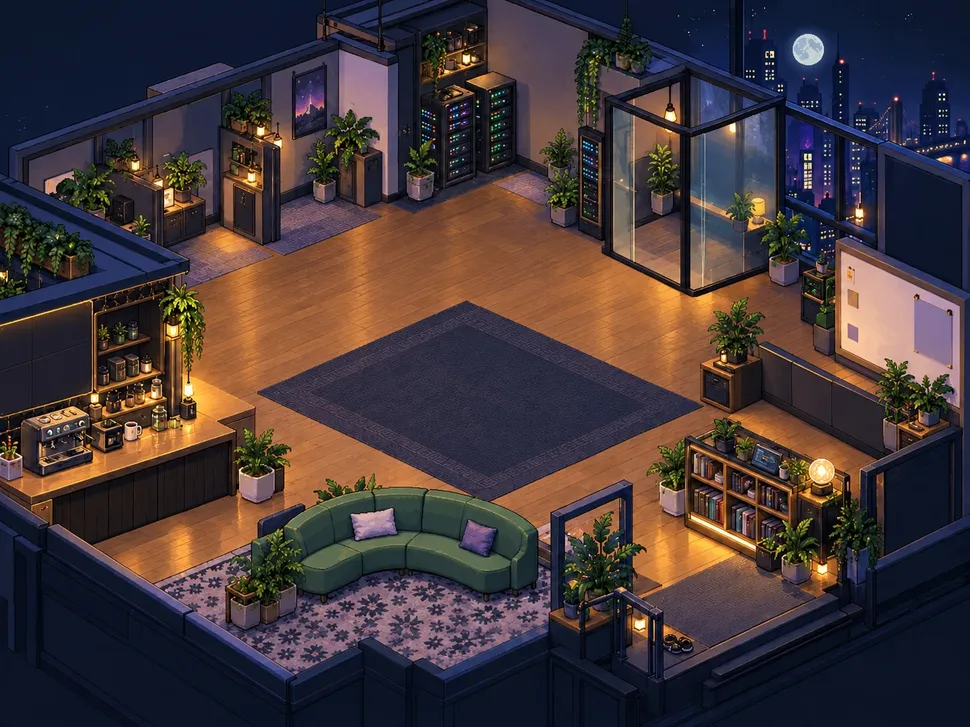
#> input picture BrainX.Client/wwwroot/office/art/room.webp, 970 x 727 px, shrunk from 1448 x 1086 before the run, found by its file name
$ python occluders.py
#> lines starting #> are read from the running program, lines starting #| are printed output that depends on the picture; after the words box and inside, x2 and y2 are one past the last pixel; in counts of white or black regions, pixels touching at a corner belong together
# Derive the occluder layer from the floor the OWNER painted.
#
# Owner (2026-09-20): "ไอ้ที่ต้องบังมันต้องไต่ตามขอบของไง เอไอต้องทำให้จะได้เร็ว
# และบางชิ้นเป็นหน้าต่าง บางอันเป็นพื้น ไม่ใช่หลังตู้ แต่ตัวละครไปอยู่หลังพื้น
# มันผิด".
#
# Two things had to change, and only one of them was the rule.
#
# THE RULE. "Has floor above it" is necessary and not sufficient — a back
# wall, a window and a patch of missed floor all have floor above them, and a
# character can stand in front of none of them. What a real occluder has is
# floor on BOTH sides in its own column: floor above (somewhere to stand
# behind it) and floor below (the ground it stands on, nearer the camera). A
# sofa passes. A wall has no floor below it, only itself. A window has neither.
# A patch of floor is floor, and is thrown out by colour.
#
# THE INPUT. My own floor detection missed the patterned rug in front of the
# sofa — busy print, high local variance — and without that rug the sofa has
# no ground under it and the rule threw the sofa away too. The owner's painted
# mask has that rug, and their walkable layer survived the palette bug intact.
# So the floor comes from their painting, and the occluders are computed from
# it. They paint what they can see; I compute what follows from it.
#
# The result is per-PIXEL, so the outline is the object's own outline — which
# is the "ไต่ตามขอบ" half of the ask. No boxes anywhere.
import io, json, os, sys
import numpy as np
from PIL import Image, ImageDraw

import argparse

ap = argparse.ArgumentParser(
    description="Derive the occluder layer from a painted floor. Reads room.webp + "
                "room-mask.png from a folder and rewrites that mask's blue channel.")
ap.add_argument("art", nargs="?",
                default=os.path.join("BrainX.Client", "wwwroot", "office", "art"),
                help="folder holding room.webp and room-mask.png")
ap.add_argument("-o", "--out", default=None,
                help="where to write the review image (default: the art folder)")
_args = ap.parse_args()
ART = _args.art
OUT = _args.out or ART

plate = Image.open(os.path.join(ART, "room.webp")).convert("RGB")
#> plate is the input picture: PIL image 970x727 RGB; mean R, G, B 68.3, 55.8, 57.4
W, H = plate.size
#> W = 970; H = 727
a = np.asarray(plate, dtype=np.int32)

m = np.asarray(Image.open(os.path.join(ART, "room-mask.png")).convert("RGB"))
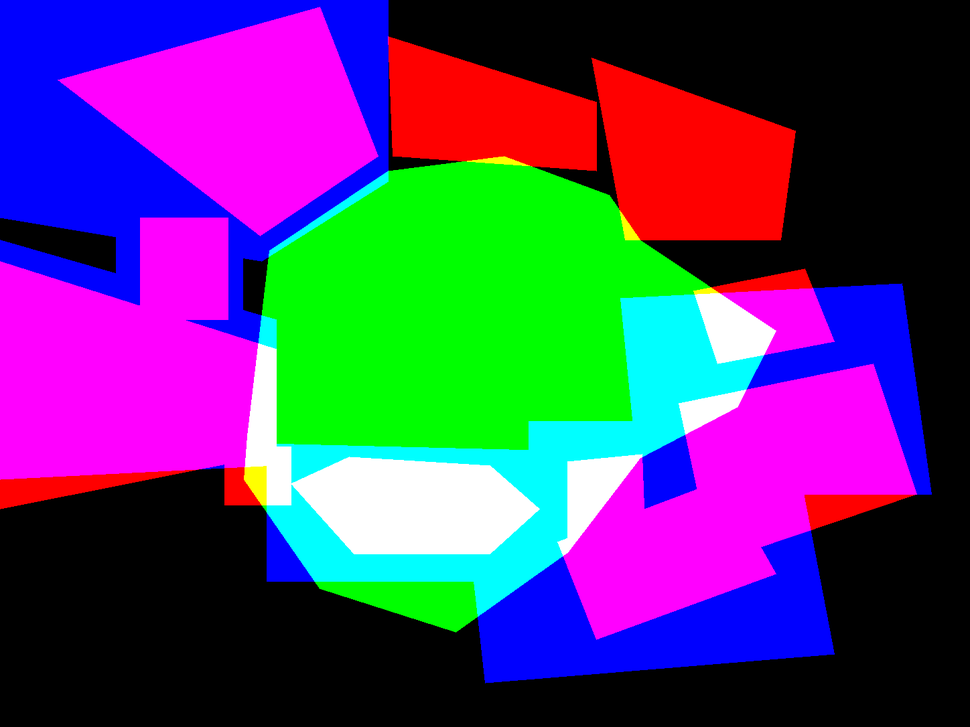
#> input picture BrainX.Client/wwwroot/office/art/room-mask.png, 970 x 727 px, shrunk from 1448 x 1086 before the run, found by its file name
#> m is the input picture: shape (727, 970, 3); mean R, G, B 81.4, 60, 110.9
blocked = m[..., 0] > 127
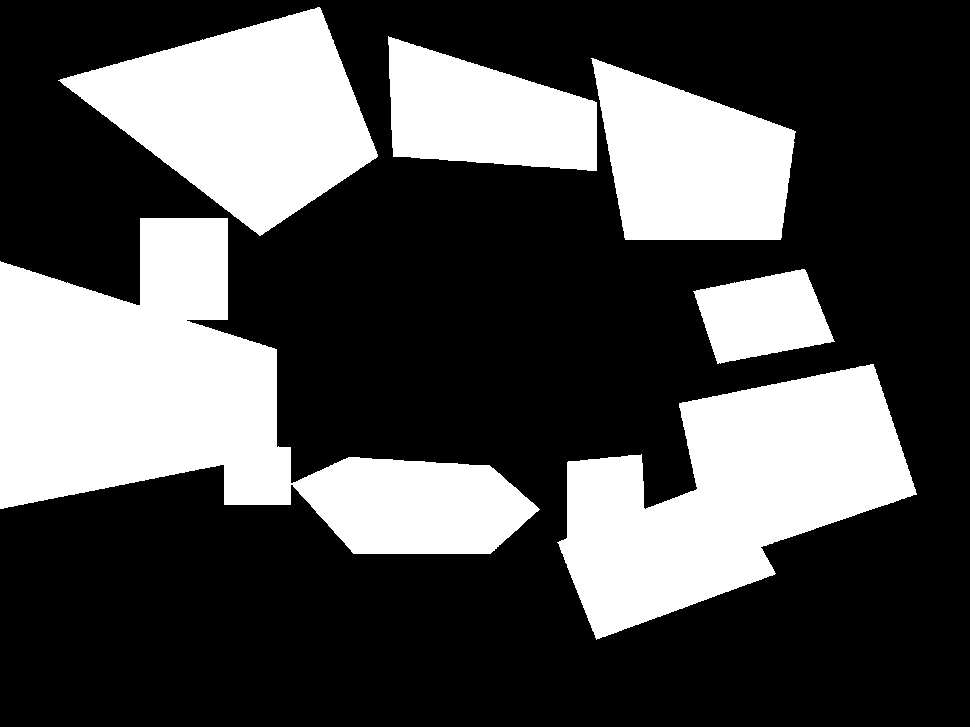
#> blocked: shape (727, 970) bool; 31.9% white; 6 white regions, box (x1, y1, x2, y2) and area: (0, 218, 540, 554) 78726, (557, 364, 917, 640) 52789, (58, 7, 378, 236) 39079, (591, 58, 796, 240) 25902, (388, 36, 597, 171) 19429, (693, 269, 835, 364) 8962
floor = (m[..., 1] > 127) & ~blocked
#> floor: shape (727, 970) bool; 19% white; 1 white region, box (x1, y1, x2, y2) and area: (259, 161, 764, 632) 133764

# ── the floor's own colours, so furniture can be told from ground ────
fh = np.zeros(32 * 32 * 32, np.int64)
fpx = a[floor] >> 3
np.add.at(fh, (fpx[:, 0] << 10) | (fpx[:, 1] << 5) | fpx[:, 2], 1)
peak = max(1, fh.max())
idx = (a >> 3)
idx = (idx[..., 0] << 10) | (idx[..., 1] << 5) | idx[..., 2]
#> idx: shape (727, 970) int32
is_floor_colour = fh[idx] >= peak * 0.25
#> is_floor_colour: shape (727, 970) bool; 9.3% white; 2963 white regions (2838 under 20 px), largest, box (x1, y1, x2, y2) and area: (322, 303, 696, 497) 25240, (368, 219, 606, 352) 11556, (256, 253, 352, 388) 5503

# ── floor above / floor below, per column ────────────────────────────
above = np.cumsum(floor, axis=0) > 0
#> above: shape (727, 970) bool; 36.4% white; 1 white region, box (x1, y1, x2, y2) and area: (259, 161, 764, 727) 256648
below = np.cumsum(floor[::-1], axis=0)[::-1] > 0
#> below: shape (727, 970) bool; 37.7% white; 1 white region, box (x1, y1, x2, y2) and area: (259, 0, 764, 632) 265986

# How far under a pixel the ground is allowed to be. Anything further and it
# is a wall with a floor somewhere at the bottom of the frame, not a thing
# standing on that floor.
REACH = int(H * 0.22)
#> REACH = 159
near_below = np.zeros_like(floor)
acc = np.zeros(W, np.int32)
#> acc = 970 values from 0 to 0
for y in range(H - 1, -1, -1):
    acc = np.where(floor[y], 0, acc + 1)
    near_below[y] = (acc <= REACH) & below[y]
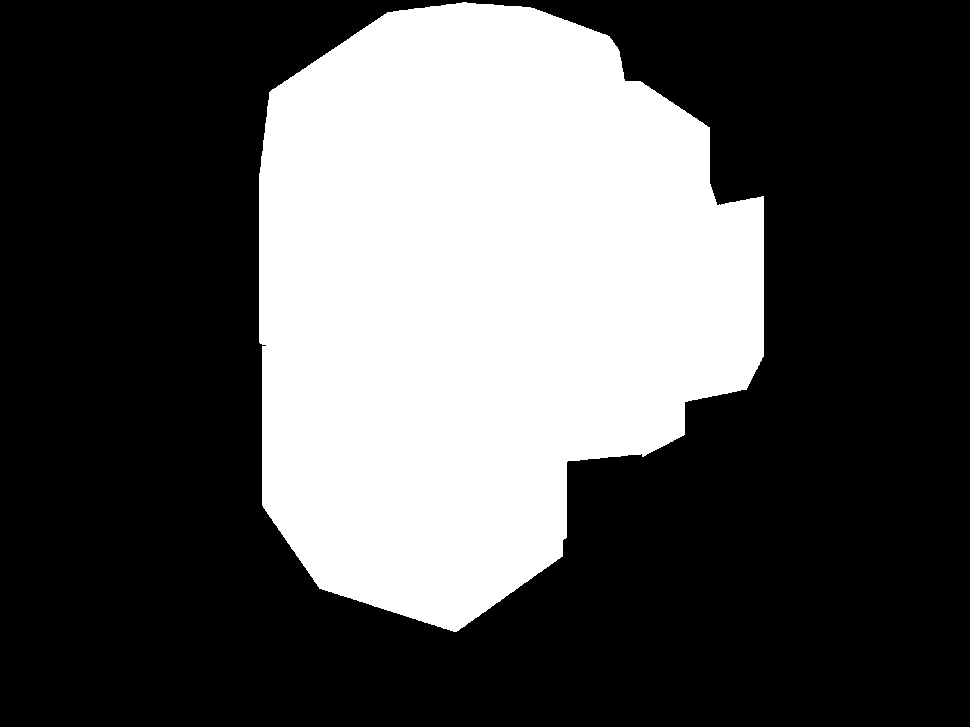
#> near_below: shape (727, 970) bool; 33.4% white; 1 white region, box (x1, y1, x2, y2) and area: (259, 2, 764, 632) 235790
#> after the loop, acc = 970 values, max 727 at index 0, min 161 at index 462, mean 462.4

# ── the occluder layer ───────────────────────────────────────────────
#
# Not floor, has floor behind it, stands on floor in front of it, and does not
# look like the floor. Everything else in the picture — walls, windows, the
# city, the ceiling — fails at least one of those.
occl = (~floor) & (~is_floor_colour) & above & near_below
#> occl: shape (727, 970) bool; 2.8% white; 41 white regions (34 under 20 px), largest, box (x1, y1, x2, y2) and area: (262, 422, 539, 554) 18484, (693, 288, 710, 339) 437, (262, 377, 277, 409) 317

# Clean up: close pinholes inside furniture, drop dust. Box means rather than
# a morphology library, which is not installed here and would be overkill.
def box(bits, r):
#> called with r = 3
    p = np.pad(bits.astype(np.float32), r, mode="constant")
#> p: shape (733, 976) float32; values 0 (black) and 1 (white), 2.8% white; 41 white regions (34 under 20 px), largest, box (x1, y1, x2, y2) and area: (265, 425, 542, 557) 18484, (696, 291, 713, 342) 437, (265, 380, 280, 412) 317
    ii = p.cumsum(0).cumsum(1)
    ys = np.arange(H)[:, None]; xs = np.arange(W)[None, :]
#> after `ys = np.arange(H)[:, None]`: ys = 727 values from 0 to 726
    s = (ii[ys + 2 * r, xs + 2 * r] - ii[ys, xs + 2 * r]
         - ii[ys + 2 * r, xs] + ii[ys, xs])
    return s / ((2 * r) ** 2)

occl = box(occl, 3) > 0.45     # close
#> occl: shape (727, 970) bool; 2.9% white; 6 white regions (1 under 20 px), largest, box (x1, y1, x2, y2) and area: (261, 377, 536, 554) 19659, (694, 288, 710, 332) 445, (261, 348, 275, 373) 219, (558, 540, 563, 549) 35, (681, 413, 685, 419) 21
occl = box(occl, 3) > 0.55     # open
#> in box (call 2), `p = np.pad(bits.astype(np.float32), r, mode="constant")`: p: shape (733, 976) float32; values 0 (black) and 1 (white), 2.8% white; 6 white regions (1 under 20 px), largest, box (x1, y1, x2, y2) and area: (264, 380, 539, 557) 19659, (697, 291, 713, 335) 445, (264, 351, 278, 376) 219, (561, 543, 566, 552) 35, (684, 416, 688, 422) 21
#> occl: shape (727, 970) bool; 2.8% white; 5 white regions (2 under 20 px), largest, box (x1, y1, x2, y2) and area: (261, 379, 535, 553) 19365, (694, 288, 709, 330) 400, (261, 348, 273, 371) 191
occl &= ~floor
#> occl: shape (727, 970) bool; 2.8% white; 5 white regions (2 under 20 px), largest, box (x1, y1, x2, y2) and area: (261, 379, 535, 553) 19230, (694, 288, 709, 330) 372, (261, 348, 273, 371) 191

out = np.zeros((H, W, 3), np.uint8)
out[..., 0] = blocked * 255
out[..., 1] = floor * 255
out[..., 2] = occl * 255
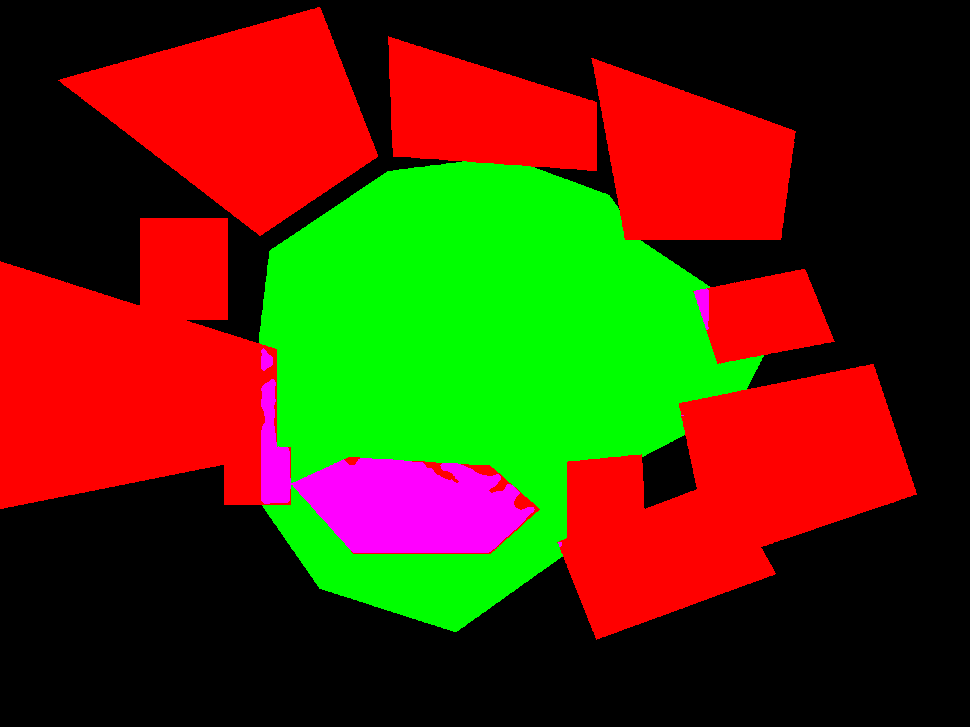
#> out: shape (727, 970, 3); mean of channels 0, 1, 2 81.3, 48.4, 7.2; drawn as R, G, B
Image.fromarray(out).save(os.path.join(ART, "room-mask.png"))

tot = W * H
#> tot = 705190
print("from your painted floor:")
print("  walkable %5.1f%%   blocked %5.1f%%   occluder %5.1f%%"
      % (floor.sum() / tot * 100, blocked.sum() / tot * 100, occl.sum() / tot * 100))
#|   walkable  19.0%   blocked  31.9%   occluder   2.8%

# ── show it ──────────────────────────────────────────────────────────
view = plate.convert("RGBA")
for layer, colour in ((floor, (60, 255, 140, 70)), (blocked, (255, 70, 90, 55)), (occl, (90, 160, 255, 150))):
    tint = Image.new("RGBA", (W, H), colour)
    view = Image.alpha_composite(view, Image.composite(
        tint, Image.new("RGBA", (W, H), (0, 0, 0, 0)),
        Image.fromarray((layer * 255).astype(np.uint8))))
#> this loop made 3 passes
#> colour on passes 1 to 3: (60, 255, 140, 70), (255, 70, 90, 55), (90, 160, 255, 150)
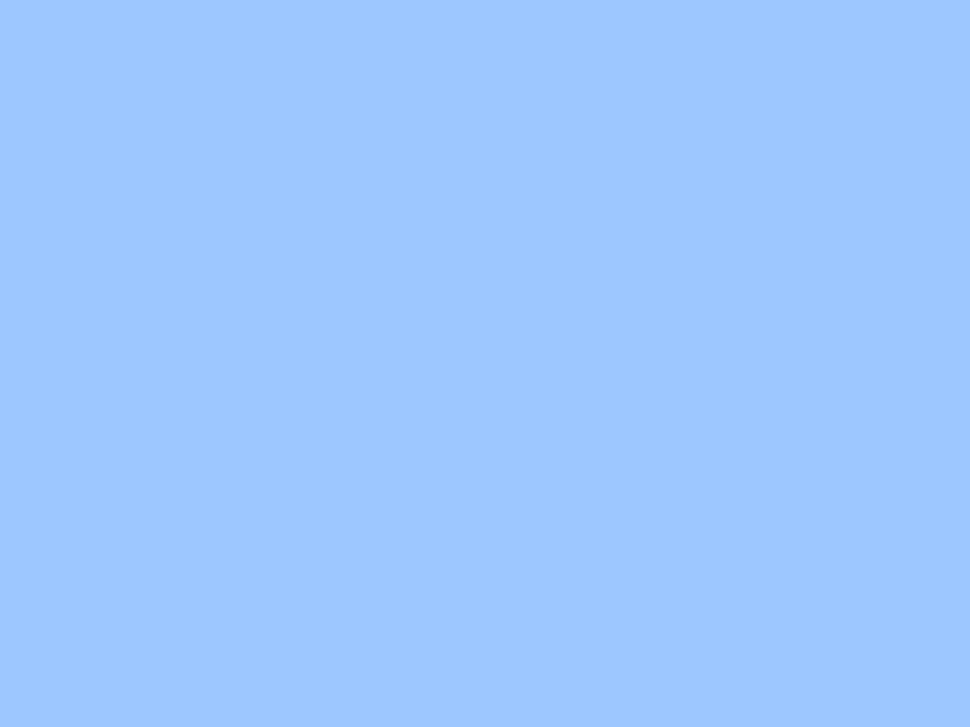
#> tint: PIL image 970x727 RGBA; mean R, G, B, A 90, 160, 255, 150; transparent parts drawn white
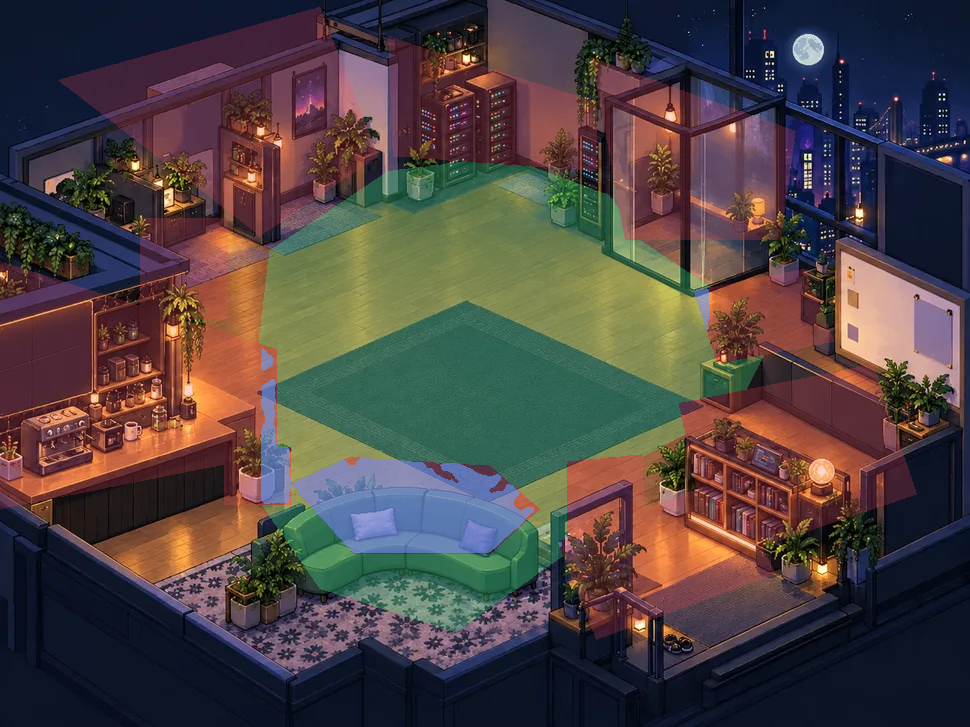
#> view: PIL image 970x727 RGBA; mean R, G, B, A 77.3, 67, 66.8, 255
view.convert("RGB").save(os.path.join(OUT, "occl-review.png"))
print("wrote occl-review.png (blue = will be drawn over a character standing behind it)")
